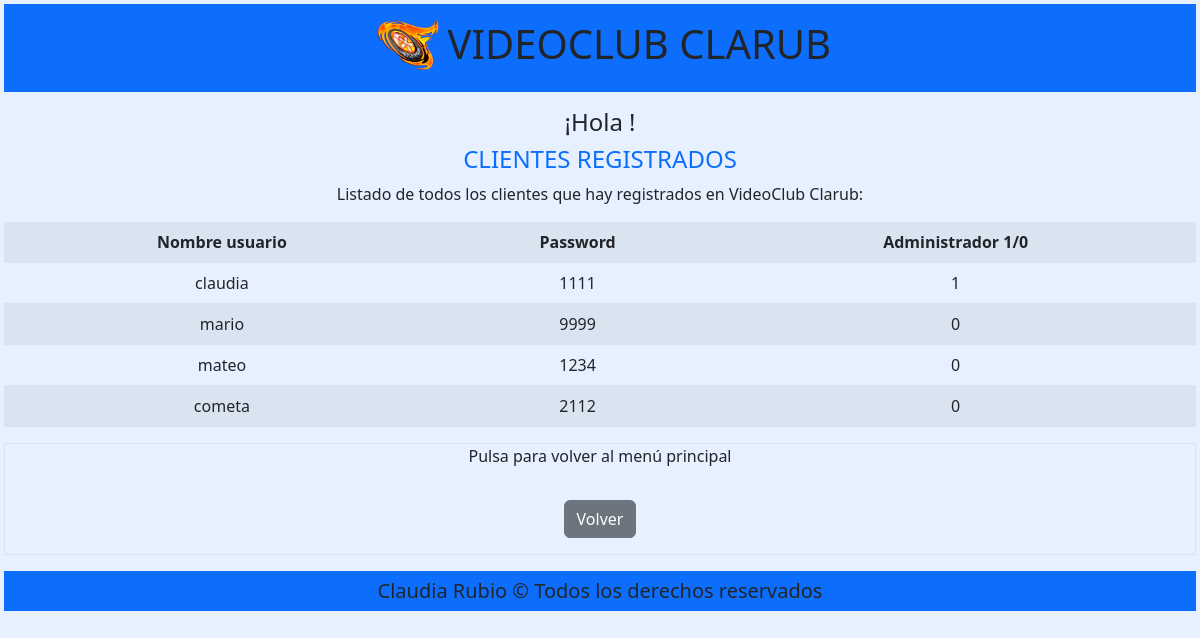
Page /vista/clientes_registrados.php on the committed database.
### tables this page shows
CREATE TABLE `usuarios` (
  `idusuario` int(11) NOT NULL,
  `usuario` varchar(20) NOT NULL,
  `password` int(4) NOT NULL,
  `admin` int(1) NOT NULL
);

### vista/clientes_registrados.php (the view, shortened to what this page needs)
<?php
include("header.php");
include("../modelo/conexion.php");
$usuario = $_SESSION["usuario"];
$consulta = "SELECT * FROM usuarios";
$paquete = mysqli_query($conexion, $consulta);
?>
<div class="text-center my-3">
    <h4>¡Hola <?php echo $usuario; ?>!</h4>
    <h4 class="text-primary text-uppercase">Clientes registrados</h4>
    <p>Listado de todos los clientes que hay registrados en VideoClub Clarub:</p>
    <table class="table table-striped ">
        <tr>
            <td><strong>Nombre usuario</strong></td>
            <td><strong>Password</strong></td>
            <td><strong>Administrador 1/0</strong></td>
        </tr>
        <?php
        while ($fila = mysqli_fetch_array($paquete)) { ?>
            <tr>
                <td><?php echo $fila['usuario'] ?></td>
                <td><?php echo $fila['password'] ?></td>
                <td><?php echo $fila['admin'] ?></td>
            </tr>
        <?php
        }
        ?>
    </table>
</div>
<div class="text-center my-3 border">
    <p>Pulsa para volver al menú principal</p>
    <a class="btn btn-secondary my-3" href="menu_administrador.php">Volver</a>
</div>
<?php
include("footer.php");
?>

### vista/header.php (shortened to what this page needs)
<!DOCTYPE html>
<html lang="en">
<head>
    <link href="https://cdn.jsdelivr.net/npm/bootstrap@5.2.2/dist/css/bootstrap.min.css" rel="stylesheet">
</head>
<body class="container-fluid bg-primary bg-opacity-10 p-1">
    <div class="d-flex bg-primary pt-3 pb-3 justify-content-center">
        <img class="mx-2" src="../vista/logo.png" height="50">
        <h1 class="text-center">VIDEOCLUB CLARUB</h1>
    </div>

### vista/footer.php
    <div>
        <h5 class="text-center bg-primary pt-2 pb-2">Claudia Rubio &copy; Todos los derechos reservados</h5>
    </div>
</body>
</html>

### rows in the picture
usuarios: usuario "claudia", password "1111", admin "1"
usuarios: usuario "mario", password "9999", admin "0"
usuarios: usuario "mateo", password "1234", admin "0"
usuarios: usuario "cometa", password "2112", admin "0"
